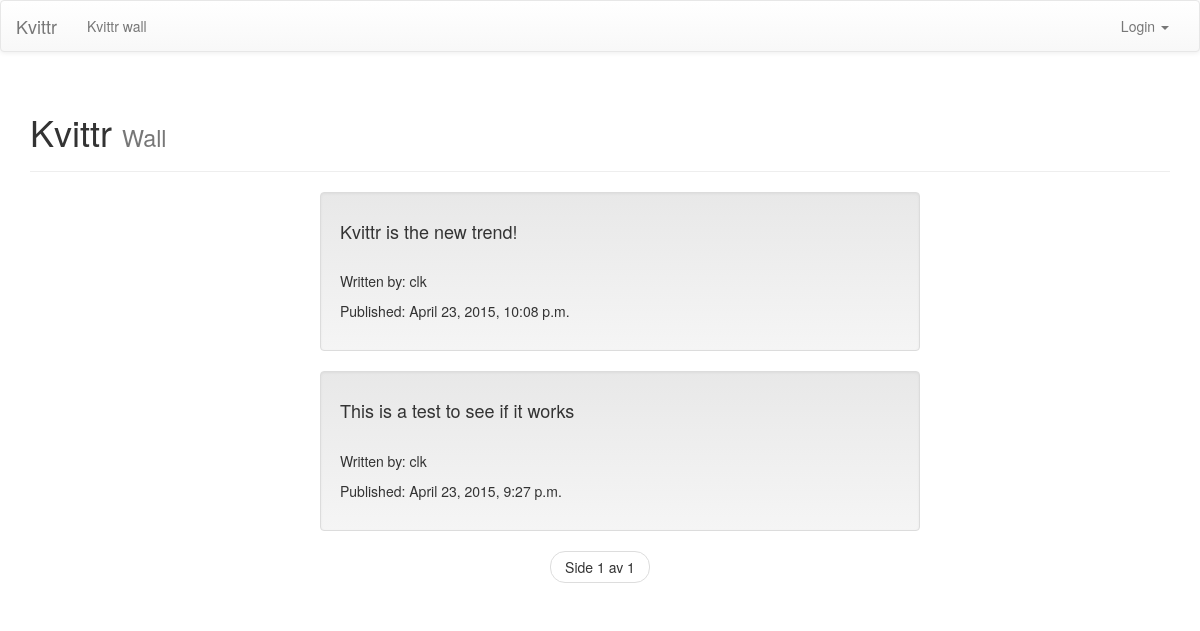
The page /kvittr_messages/ on the database as committed earlier.
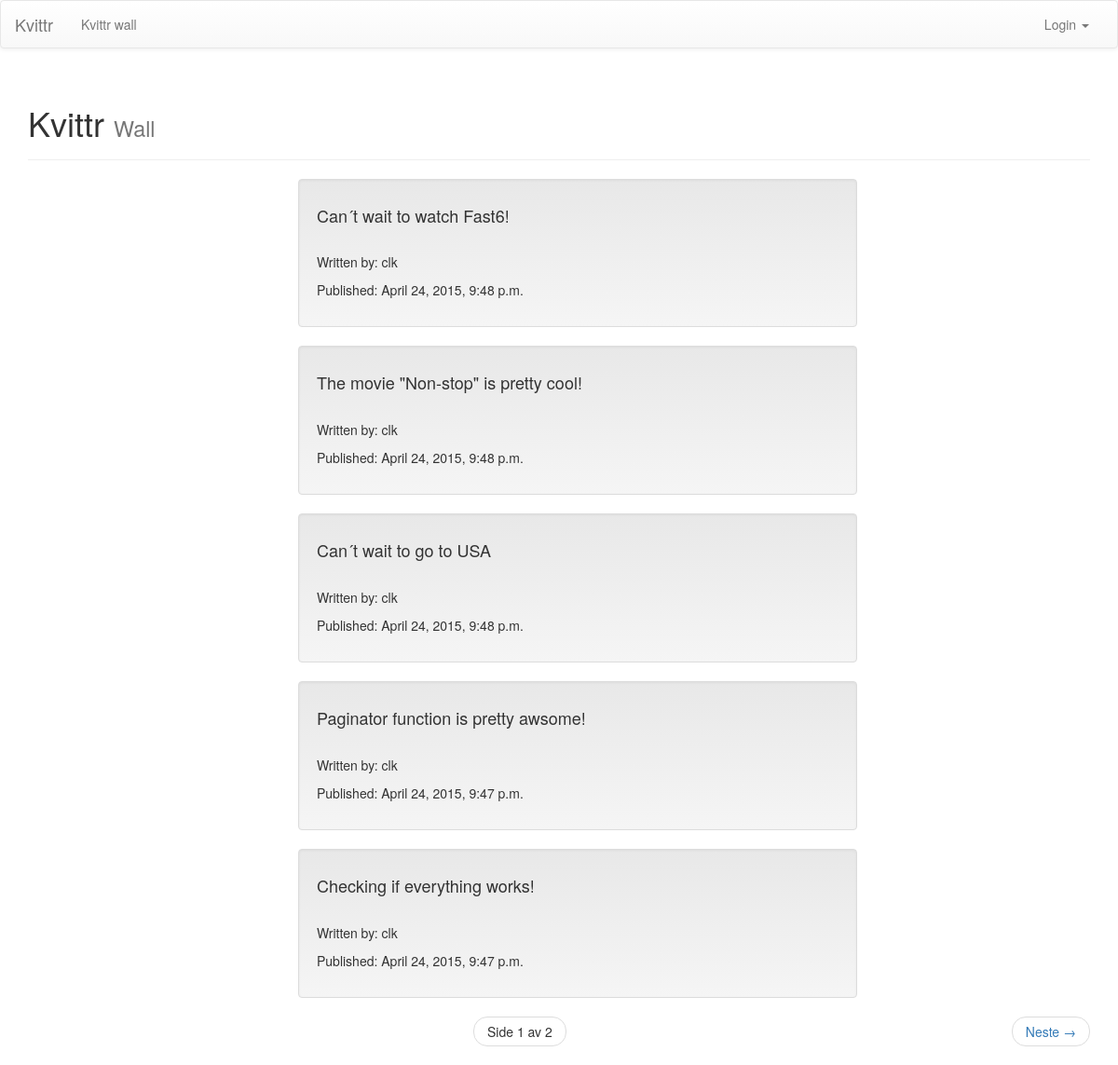
The same page on the database as committed later.
### kvittr_messages/models.py (models this page shows, shortened)
class Message(models.Model):
	message = models.TextField()
	created_by = models.ForeignKey(User, related_name="created_message")
	created_datetime = models.DateTimeField()
	likes = models.PositiveIntegerField(default=0)
	class Meta:
		ordering = ['-id']

### kvittr_messages/views.py (the view)
def message_listing(request):
	messages = Message.objects.all()
	page_number = request.GET.get('page')
	paginator = Paginator(messages, 5)
	try:
		messages = paginator.page(page_number)
	except PageNotAnInteger:
		messages = paginator.page(1)
	except EmptyPage:
		messages = paginator.page(paginator.num_pages)
	context = {'messages': messages}
	return render(request, 'kvittr_messages/message_listing.html', context)

### kvittr_messages/templates/kvittr_messages/message_listing.html (shortened to what this page needs)
{% extends 'theme/base.html' %}
{% block subheader %} Wall {% endblock %}
{% block pagecontent %}
        <ul>
        {% for message in messages %}
            <li class="well" style="list-style:none; width: 600px; margin-left: auto; margin-right: auto;">
                <h4>{{ message.message }}</h4>
                <br>
                <p> Written by: {{ message.created_by }} </p>
                <p> Published: {{ message.created_datetime}} </p>
            </li>
        {% endfor %}
    </ul>
    <nav>
        <ul class="pager">
                <li>
                    <span class="current">
                        Side {{ messages.number }} av {{ messages.paginator.num_pages }}
                    </span>
                </li>
            {% if messages.has_next %}
                <li class="next">
                    <a href="?page={{ messages.next_page_number }}">
                        Neste <span aria-hidden="true"> &rarr; </span>
                    </a>
                </li>
            {% endif %}
        </ul>
    </nav>
{% endblock %}

### theme/templates/theme/base.html (shortened to what this page needs)
{% extends 'theme/site_base.html'%}
{% block body %}
    <nav class="navbar navbar-default" role="navigation">
      <div class="container-fluid">
        <div class="navbar-header">
          <a class="navbar-brand" href="{% url 'frontpage' %}">Kvittr</a>
        </div>
        <div class="collapse navbar-collapse" id="bs-example-navbar-collapse-1">
          <ul class="nav navbar-nav">
            <li>
                <a href="{% url 'message_listing' %}">Kvittr wall</a>
            </li>
          </ul>
          <ul class="nav navbar-nav navbar-right">
          {% if user.is_anonymous %}
                <li class="dropdown">
                  <a href="#" class="dropdown-toggle" data-toggle="dropdown">Login <span class="caret"></span></a>
                </li>
          {% endif %}
          </ul>
        </div>
      </div>
    </nav>
    <div class="container">
        <div class="page-header">
            <h1>Kvittr <small>{% block subheader %}{% endblock %}</small></h1>
        </div>
        {% block pagecontent %}
        {% endblock %}
    </div>
{% endblock body %}

### theme/templates/theme/site_base.html (shortened to what this page needs)
<!DOCTYPE html>
<html lang="en">
  <head>
    <link rel="stylesheet" href="https://maxcdn.bootstrapcdn.com/bootstrap/3.2.0/css/bootstrap.min.css">
    <link rel="stylesheet" href="https://maxcdn.bootstrapcdn.com/bootstrap/3.2.0/css/bootstrap-theme.min.css">
  </head>
  <body>
    {% block body %}
    {% endblock body %}
  </body>
  </html>

Rows that differ between the two databases and show on the page:
no longer on this page (row unchanged): Message: message "Kvittr is the new trend!", created_by "clk", created_datetime "April 23, 2015, 10:08 p.m."
no longer on this page (row unchanged): Message: message "This is a test to see if it works", created_by "clk", created_datetime "April 23, 2015, 9:27 p.m."
added Message: message "Can´t wait to watch Fast6!", created_by "clk", created_datetime "April 24, 2015, 9:48 p.m."
added Message: message "The movie \"Non-stop\" is pretty cool!", created_by "clk", created_datetime "April 24, 2015, 9:48 p.m."
added Message: message "Can´t wait to go to USA", created_by "clk", created_datetime "April 24, 2015, 9:48 p.m."
added Message: message "Paginator function is pretty awsome!", created_by "clk", created_datetime "April 24, 2015, 9:47 p.m."
added Message: message "Checking if everything works!", created_by "clk", created_datetime "April 24, 2015, 9:47 p.m."
Other text that changed with them:
{{ messages.paginator.num_pages }}: "1" → "2"
text now shown: "Neste →"
